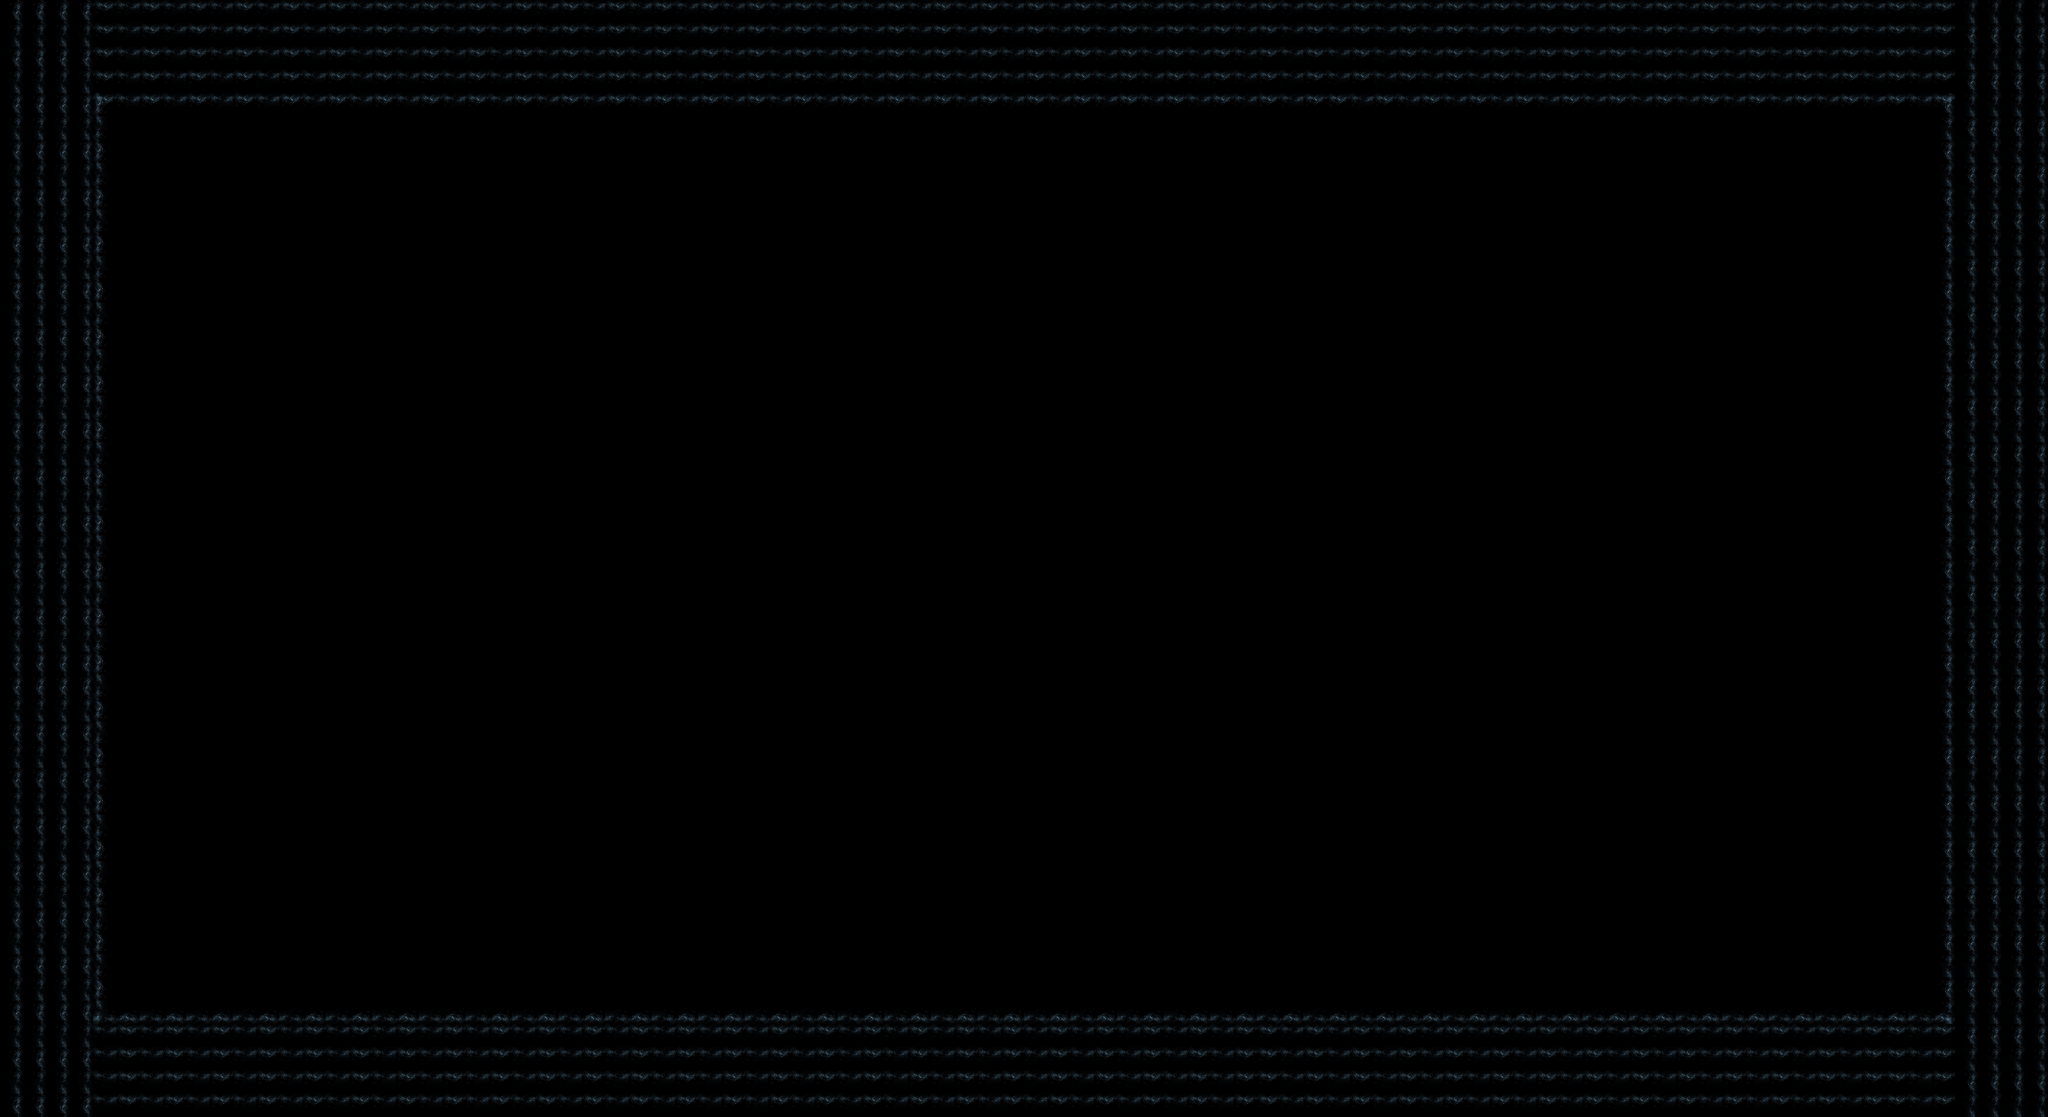

Tiled map render using the project's own tile images. Description and the map definition, with tile-layer contents summarised, below:
An orthogonal 88x48 tile map with 64x64 px tiles, 3 tile layers (block, wall1, wall2).

<map height="48" orientation="orthogonal" renderorder="right-down" tileheight="64" tilewidth="64" version="1.0" width="88">
 <tileset firstgid="1" name="area_piece_wall2" tileheight="64" tilewidth="64">
  <image height="64" source="area_piece_wall2.png" width="128" />
 </tileset>
 <layer height="48" name="block" opacity="0.9" width="88">
  <properties>
   <property name="picture" value="area_piece_wall2" />
  </properties>
  <data>[4224 cells, 1024 non-empty, 2 distinct tile ids]</data>
 </layer>
 <layer height="48" name="wall1" width="88">
  <properties>
   <property name="picture" value="area_piece_wall2" />
  </properties>
  <data>[4224 cells, 160 non-empty, 2 distinct tile ids]</data>
 </layer>
 <layer height="48" name="wall2" width="88">
  <properties>
   <property name="picture" value="area_piece_wall2" />
  </properties>
  <data>[4224 cells, 80 non-empty, 2 distinct tile ids]</data>
 </layer>
</map>
